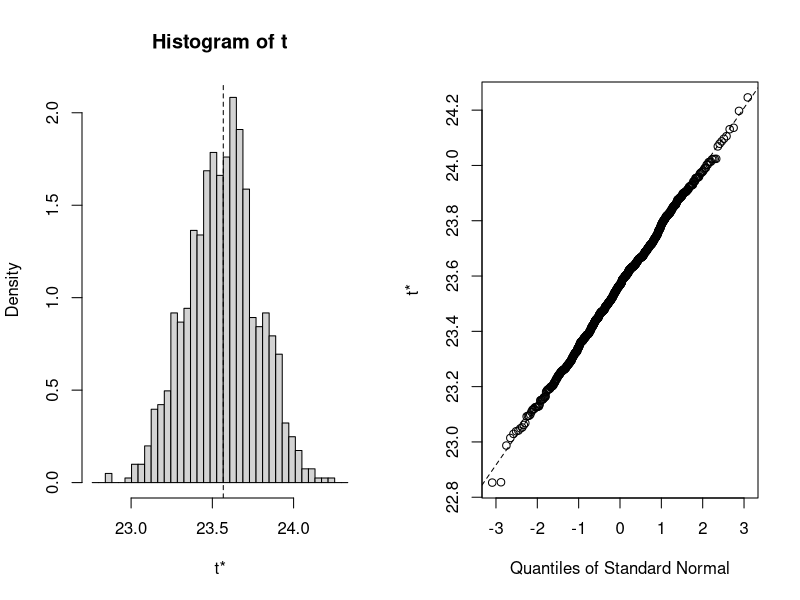
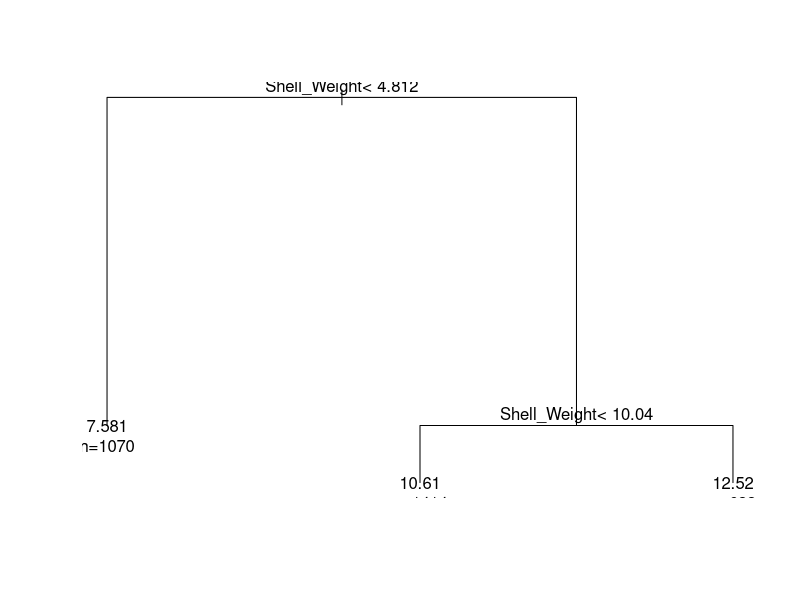

Generate these figures, in order, with R:
# Load dataset
crab_data <- read.csv("data/CrabAgePrediction.csv", colClasses = c(
  Sex = "factor",
  Length = "numeric",
  Diameter = "numeric",
  Height = "numeric",
  Weight = "numeric",
  Shucked_Weight = "numeric",
  Viscera_Weight = "numeric",
  Shell_Weight = "numeric",
  Age = "integer"
))

# Display the structure of the dataset
str(crab_data)

# View the first few rows of the dataset
head(crab_data)

# View the dataset in a separate viewer window
View(crab_data)

# Load necessary libraries
library(caret)
library(dplyr)

# Split the data into training (80%) and test (20%) sets
set.seed(123)
trainIndex <- createDataPartition(crab_data$Age, p = 0.8, list = FALSE)
train_data <- crab_data[trainIndex,]
test_data <- crab_data[-trainIndex,]

# Display the size of training and test sets
cat("Training set size:", nrow(train_data), "\n")
cat("Test set size:", nrow(test_data), "\n")

# Load necessary libraries
library(boot)

# Define a function to calculate the mean of Weight
mean_weight <- function(data, indices) {
  sample_data <- data[indices, ]
  return(mean(sample_data$Weight))
}

# Perform bootstrapping
set.seed(123)
boot_results <- boot(data = crab_data, statistic = mean_weight, R = 1000)

# Display bootstrapping results
print(boot_results)

# Plot the bootstrapping results
plot(boot_results)

# Load necessary libraries
library(caret)

# Define a control function for k-fold cross-validation
control <- trainControl(method = "cv", number = 10)

# Train a linear regression model using k-fold cross-validation
set.seed(123)
cv_model <- train(Age ~ Length + Diameter + Height + Weight + Shucked_Weight + Viscera_Weight + Shell_Weight,
                  data = train_data,
                  method = "lm",
                  trControl = control)

# Display the cross-validation results
print(cv_model)

# Predict on the test set
predictions <- predict(cv_model, newdata = test_data)

# Calculate and display performance metrics
mse <- mean((predictions - test_data$Age)^2)
rmse <- sqrt(mse)
cat("Mean Squared Error:", mse, "\n")
cat("Root Mean Squared Error:", rmse, "\n")

# Load necessary libraries
library(caret)
library(rpart)
library(randomForest)

# Train a linear regression model
lm_model <- train(Age ~ Length + Diameter + Height + Weight + Shucked_Weight + Viscera_Weight + Shell_Weight,
                  data = train_data,
                  method = "lm")

# Display the linear regression model summary
print(summary(lm_model$finalModel))

# Predict on the test set
lm_predictions <- predict(lm_model, newdata = test_data)

# Calculate performance metrics
lm_mse <- mean((lm_predictions - test_data$Age)^2)
lm_rmse <- sqrt(lm_mse)
cat("Linear Regression - Mean Squared Error:", lm_mse, "\n")
cat("Linear Regression - Root Mean Squared Error:", lm_rmse, "\n")

# Train a decision tree model
dt_model <- train(Age ~ Length + Diameter + Height + Weight + Shucked_Weight + Viscera_Weight + Shell_Weight,
                  data = train_data,
                  method = "rpart")

# Display the decision tree model summary
print(dt_model$finalModel)

# Plot the decision tree
plot(dt_model$finalModel)
text(dt_model$finalModel, use.n = TRUE)

# Predict on the test set
dt_predictions <- predict(dt_model, newdata = test_data)

# Calculate performance metrics
dt_mse <- mean((dt_predictions - test_data$Age)^2)
dt_rmse <- sqrt(dt_mse)
cat("Decision Tree - Mean Squared Error:", dt_mse, "\n")
cat("Decision Tree - Root Mean Squared Error:", dt_rmse, "\n")

# Train a random forest model
set.seed(123)
rf_model <- randomForest(Age ~ Length + Diameter + Height + Weight + Shucked_Weight + Viscera_Weight + Shell_Weight,
                         data = train_data, ntree = 500)

# Display the random forest model summary
print(rf_model)

# Predict on the test set
rf_predictions <- predict(rf_model, newdata = test_data)

# Calculate performance metrics
rf_mse <- mean((rf_predictions - test_data$Age)^2)
rf_rmse <- sqrt(rf_mse)
cat("Random Forest - Mean Squared Error:", rf_mse, "\n")
cat("Random Forest - Root Mean Squared Error:", rf_rmse, "\n")

